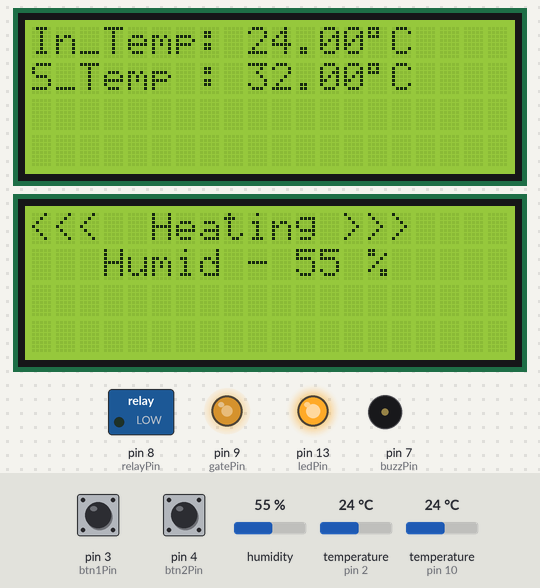
Simulated run of this sketch. Board: Arduino Uno, built with avr-gcc and run on an emulated ATmega328P. On the bench: 2 × 20×4 character LCD, switched loads named in the sketch (green lamp = pin HIGH), output pins drawn as LEDs (lit = HIGH), buzzer (waves = sounding, pin HIGH). Inputs (shaded band) come from the test bench; at power-on: temperature (sensors on pin 2, pin 10) 24 °C, humidity 55 %, pin 3 (btn1Pin) LOW, pin 4 (btn2Pin) LOW. What the sketch prints to the serial monitor is not drawn.

Above: at 7.1 s.
7.2 s: temperature (sensor on pin 2) set to 30 °C
At 9.1 s:
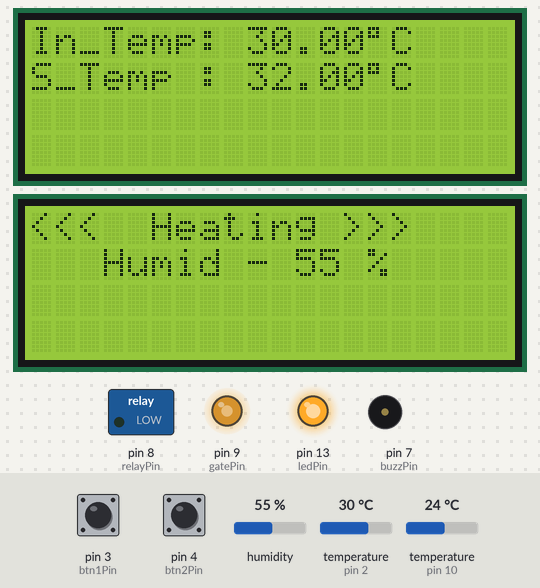
9.8 s: temperature (sensor on pin 2) set to 33 °C
At 12.2 s:
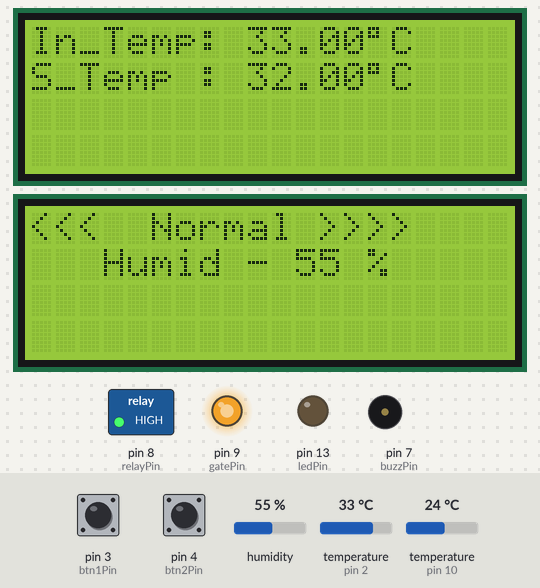
12.6 s: temperature (sensor on pin 2) set to 4 °C
At 14.1 s:
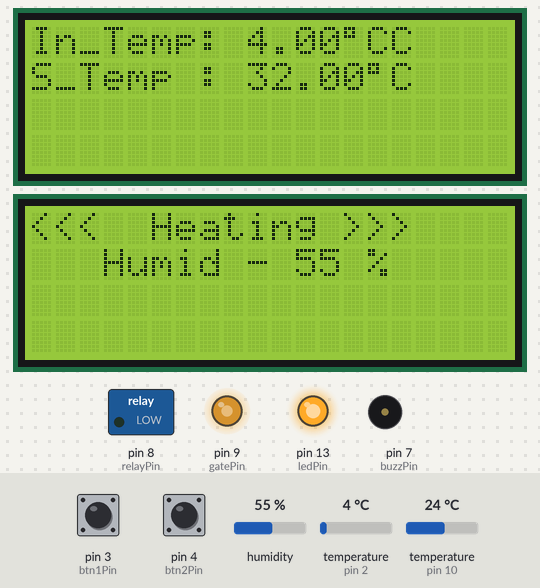
15.3 s: temperature (sensor on pin 2) set to 41 °C
At 16.3 s:
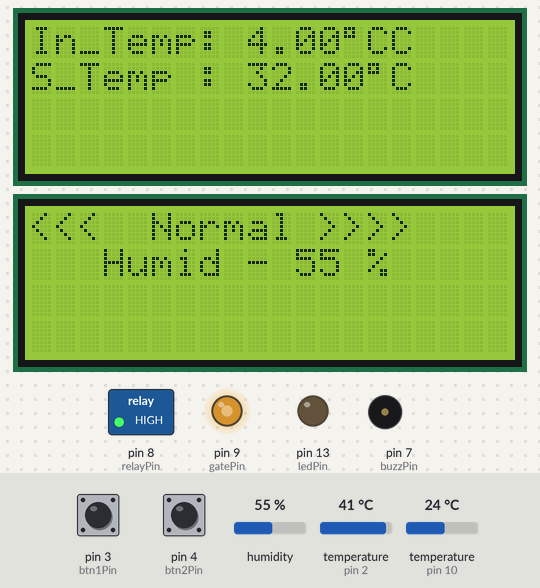
18.3 s: humidity set to 22 %
21.4 s: pin 3 (btn1Pin) pulled HIGH for 1.45 s
At 24.1 s:
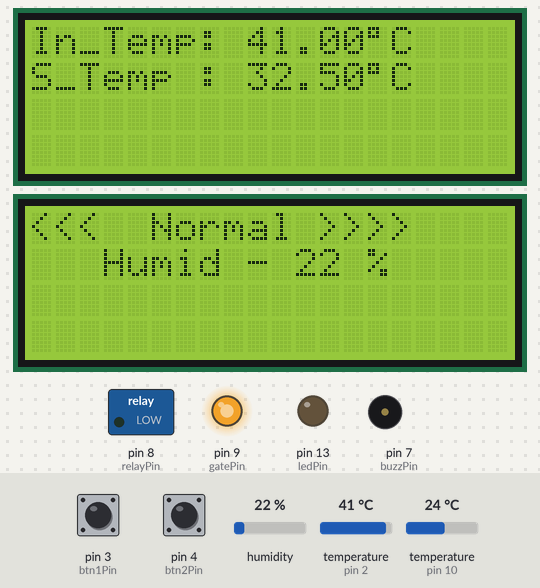
Timing chart, 0 to 25.3 s (numbered marks = the images above; inputs shaded):
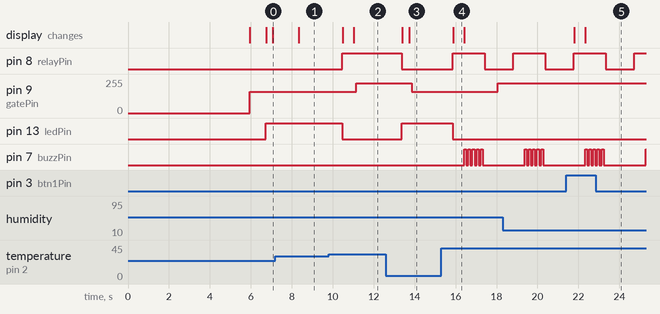

The sketch:

Neonatal_Incubator_Source_Code.ino
```cpp
#define gatePin  9  // Must be a PWM pin to control fan speed.
#define relayPin 8   // Relay pin for auto-cutoff heater after desired temp. is reached.
#define buzzPin  7   // Emerrgency Buzzer Signal Pin.
#include<SimpleDHT.h> // Library required for dht11(Temperature) sensor.
#include <LiquidCrystal_I2C.h>
#include <Wire.h>
#include <OneWire.h>
#include <DallasTemperature.h>

// GPIO where the DS18B20 is connected to
const int oneWireBus = 2;

// Setup a oneWire instance to communicate with any OneWire devices
OneWire oneWire(oneWireBus);

// Pass our oneWire reference to Dallas Temperature sensor
DallasTemperature sensors(&oneWire);

// We are using two I2C 16X2 LCD's with same SCl and SCA but with different address.
// LCD-1 :  System Temperature and Set Temperature
LiquidCrystal_I2C lcd1(0x27,20,4);  // set the LCD address 0x27 ( All are open)
// LCD-2  : Status for Heater-On or Heater-Off.
LiquidCrystal_I2C lcd2(0x26,20,4);  // set the LCD address 0x26(A0 connected)

// DHT-11 Sensor Initialization

int dhtPin=10; // digital pin used by temperature sensor.
SimpleDHT11 dht11(dhtPin);

// Using Arduino pins 2 and 3 for setting temperature ( Increase / Decrease).
const int btn1Pin=3;
const int btn2Pin=4;
const unsigned long btn1Interval=100;
const unsigned long btn2Interval=100;
const unsigned long lcdInterval=100;
unsigned long prevBtn1Time=0;
unsigned long prevBtn2Time=0;
unsigned long prevLcdTime=0;
double  btn1Value;
double  btn2Value;
int setUpTime=5000; //  This the SetUpTime for System to start.
double setTemp=32.0;

const int ledPin=13;
int heaterState=0;
int fanSpeed=160;

void setup(){
  Serial.begin(9600);
  pinMode(ledPin,OUTPUT);
  pinMode(gatePin,OUTPUT);
  pinMode(relayPin,OUTPUT);
  pinMode(buzzPin, OUTPUT);
  // Initialize LCD-1
  lcd1.init();
  lcd1.backlight();
  Serial.println("Initializing...");
  lcd1.print("Initialiazing...");

  // Initialize LCD-2
  lcd2.init();
  lcd2.backlight();
  Serial.println("Initializing...");
  lcd2.print("Initialiazing...");

  pinMode(relayPin,OUTPUT);
  // Reading the temperature
  sensors.requestTemperatures();
  float temperatureC = sensors.getTempCByIndex(0);
  Serial.print(temperatureC);
  Serial.println("ºC");


  delay(setUpTime);

  // Clearing both  LCD screen.
  lcd1.clear();
  lcd2.clear();

}
void loop(){

  // ----------------------- DHT-11 Humidity Sensor Section ------------------------
  byte temperature=0;
  byte humidity=0;
  int err = SimpleDHTErrSuccess;
  if ((err = dht11.read(&temperature,&humidity, NULL)) != SimpleDHTErrSuccess) {
    Serial.print("Read DHT11 failed, err=");
    Serial.print(SimpleDHTErrCode(err));
    Serial.print(",");
    Serial.println(SimpleDHTErrDuration(err));
    delay(1000);
    return;
  }

  // Setting the Speed of fan to 62 % of its full capacity. ( 160/255 *100 = 62)
  // This fan will run all the time
  analogWrite(gatePin,fanSpeed);

  sensors.requestTemperatures();
  double temperatureC = sensors.getTempCByIndex(0);
  Serial.print("Temperature :-> ");
  Serial.print(temperatureC);
  Serial.print("ºC");
  Serial.print(" | Humidity :-> ");
  Serial.print(humidity);
  Serial.println(" %");

  unsigned long currentTime=millis();


  // >>>>>>>>>>>>>>>>>>>>>>>>>>>>  CUT - OFF Section <<<<<<<<<<<<<<<<<<<<<<<<<<<<<<
   if(setTemp>temperatureC){
    // Turning -On Peltier by turning on relay.

    digitalWrite(relayPin,LOW);
    digitalWrite(ledPin,HIGH);
    // Show Heater Status ON
    heaterState=1;
    lcdDisplay2(heaterState,humidity);
    fanSpeed=160;
    delay(300);
   }
   else if(setTemp<=temperatureC){
    // Turning -Off Peltier by turning on relay.
    digitalWrite(relayPin,HIGH);
    digitalWrite(ledPin,LOW);
    // Show Heater Status OFF
    heaterState=0;
    lcdDisplay2(heaterState,humidity);
    fanSpeed=225;
    delay(500);
   }


  // Task_1: Read Button_1 Status
  if(currentTime-prevBtn1Time>=btn1Interval){
    btn1Value=digitalRead(btn1Pin);
    prevBtn1Time=currentTime;
   }
  // Task_2: Read Button_2 Status
  if(currentTime-prevBtn2Time>=btn2Interval){
    btn2Value=digitalRead(btn2Pin);
    prevBtn2Time=currentTime;
   }
   // Task_3: Display set temperature information on LCD Screen.
   if(currentTime-prevLcdTime>=lcdInterval){
      if(btn1Value!=0){
       setTemp=setTemp+0.5;   // 0.5 *C Increase / Press  ( Least Count - 0.5 *C)
        lcd1.clear();
        lcdDisplay1(temperatureC,setTemp);
     }
     else if(btn2Value!=0){
      setTemp=setTemp-0.5;  // 0.5 *C   Decrease / Press  ( Least Count - 0.5 *C)
      lcd1.clear();
      lcdDisplay1(temperatureC,setTemp);
     }
     else
        {
          lcdDisplay1(temperatureC,setTemp);
        }
     prevLcdTime=currentTime;
   }

   // ----------------------- Emergency Event  ------------------------
   emergencyProtocol(temperatureC);

   // Delay for entire loop
   delay(100);
}

void lcdDisplay1(double currtemp,double setTemp){
  lcd1.setCursor(0,0);
  lcd1.print("In_Temp: ");
  lcd1.print(currtemp);
  lcd1.print(char(223));
  lcd1.print("C");
  lcd1.setCursor(0,1);
  lcd1.print("S_Temp : ");
  lcd1.print(setTemp);
  lcd1.print(char(223));
  lcd1.print("C");
}
void lcdDisplay2(int heaterState,int humidity){
  lcd2.setCursor(0,0);
  if(heaterState==1){
  lcd2.print("<<<  Heating >>>");
  lcd2.setCursor(0,1);
  lcd2.print("   Humid - ");
  lcd2.print(humidity);
  lcd2.print(" %");
  }
  else
  {
    lcd2.print("<<<  Normal >>>");
    lcd2.setCursor(0,1);
    lcd2.print("   Humid - ");
    lcd2.print(humidity);
    lcd2.print(" %");
  }
}
void emergencyProtocol(double temperatureC){
  if(temperatureC >38.50)
   {
      // Turning-On Buzzer
      for(int i=0;i<5;i++)
      {
        digitalWrite(buzzPin,HIGH);
        delay(100);
        digitalWrite(buzzPin,LOW);
        delay(100);
      }
      // Turning-Off Peltier
      digitalWrite(relayPin,LOW);
      delay(500);
   }
}
```

Measured:
- the behaviour switches between 31 and 32 °C on temperature (sensor on pin 2) (found by bisection; images 1 and 2)
- after the input at 7.2 s, the display: changes after 1.1 s (image 1)
- after the input at 9.8 s, pin 8 (relayPin): LOW → HIGH after 0.67 s; pin 9 (gatePin): 160/255 → 225/255 after 1.4 s; pin 13 (ledPin): HIGH → LOW after 0.67 s; the display: first changes after 0.70 s (image 2 shows a later state)
- after the input at 12.6 s, pin 8 (relayPin): HIGH → LOW after 0.77 s; pin 9 (gatePin): 225/255 → 160/255 after 1.2 s; pin 13 (ledPin): LOW → HIGH after 0.77 s; the display: first changes after 0.80 s (image 3 shows a later state)
- after the input at 15.3 s, pin 8 (relayPin): LOW → HIGH after 0.56 s, → LOW 1.6 s later; pin 9 (gatePin): 160/255 → 225/255 after 2.7 s; pin 13 (ledPin): HIGH → LOW after 0.56 s; pin 7 (buzzPin): alternates HIGH for 0.10 s and LOW for 0.10 s, 10 changes in all, then stays LOW, starting after 1.1 s; the display: changes after 0.59 s (image 4)
- after the input at 21.4 s, the display: first differs from a run without the input after 0.93 s (image 5)
- what the display in image 4 shows lasts 0.5 s, from 15.9 s to 16.4 s
